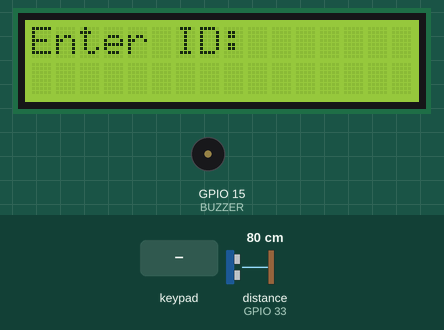
Simulated run of this sketch. Board: ESP32. Parts: 16×2 character LCD, buzzer (waves = sounding, pin HIGH). The inputs (shaded band) are chosen by the test bench; at power-on: distance to the obstacle (sensor on GPIO 33) 80 cm. The echo pulse lasts 58.3 µs per cm; EEPROM starts erased; pins used as bus, display or sensor lines are not drawn.

Above: at 3.2 s.
3.3 s: keypad keys 1 2 3 4 5 6 7 8 # pressed 0.4 s apart
At 7.6 s:
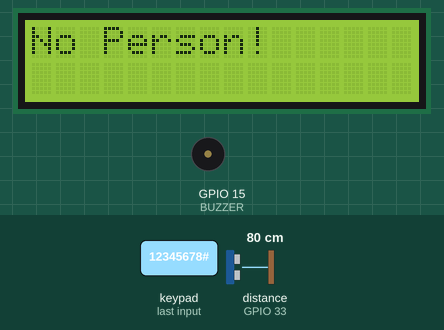
8.4 s: key '*' pressed
At 9.7 s:
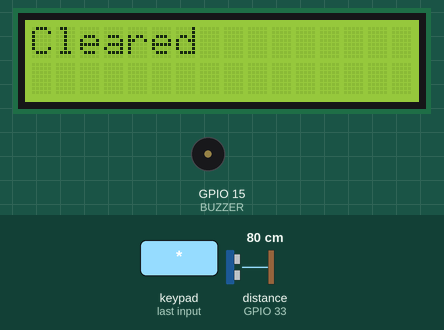
11.4 s: key '1' pressed
At 12.6 s:
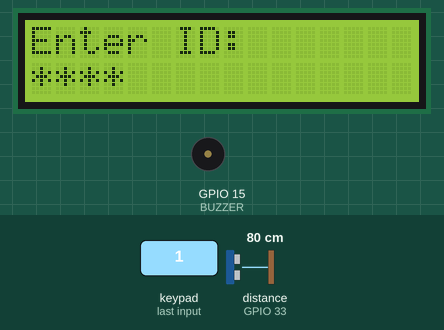
12.9 s: key '#' pressed
At 13.3 s:
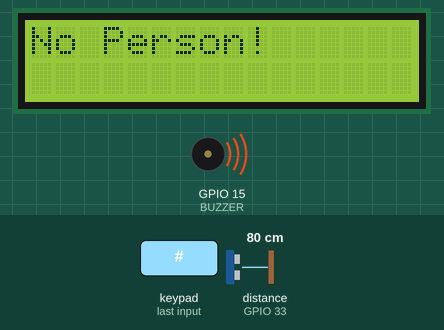
Timing chart, 0 to 15.9 s (numbered marks = the images above; inputs shaded):
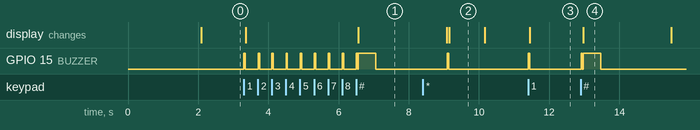

The sketch:

Attendance.ino
```cpp
#include <Wire.h>
#include <LiquidCrystal_I2C.h>
#include <Keypad.h>
#include <WiFi.h>
#include <WebServer.h>
#include <Preferences.h>

#define BUZZER 15
#define TRIG 32
#define ECHO 33

// WiFi AP credentials
const char* ssid = "ESP32-Attendance";
const char* password = "12345678";

// LCD
LiquidCrystal_I2C lcd(0x27, 16, 2);

// Flash memory
Preferences prefs;

// Web server
WebServer server(80);

// Keypad setup
const byte ROWS = 4;
const byte COLS = 4;

char keys[ROWS][COLS] = {
  {'1','2','3','A'},
  {'4','5','6','B'},
  {'7','8','9','C'},
  {'*','0','#','D'}
};

byte rowPins[ROWS] = {18, 5, 4, 25};
byte colPins[COLS] = {16, 17, 26, 27};

Keypad keypad(makeKeymap(keys), rowPins, colPins, ROWS, COLS);

// IDs
String validIDs[] = {"1234", "2345", "3456"};
const int studentCount = 3;

String input = "";
int totalCount = 0;

// ------------------ FUNCTIONS ------------------

void beep(int t) {
  digitalWrite(BUZZER, HIGH);
  delay(t);
  digitalWrite(BUZZER, LOW);
}

long getDistance() {
  digitalWrite(TRIG, LOW);
  delayMicroseconds(2);
  digitalWrite(TRIG, HIGH);
  delayMicroseconds(10);
  digitalWrite(TRIG, LOW);
  return pulseIn(ECHO, HIGH, 30000) * 0.034 / 2;
}

// Web page
void handleRoot() {
  String page = "<h2>Attendance Dashboard</h2>";
  page += "<p>Total Present: " + String(totalCount) + "</p><hr>";

  for (int i = 0; i < studentCount; i++) {
    page += validIDs[i] + " : ";
    page += prefs.getBool(validIDs[i].c_str(), false) ? "Present<br>" : "Absent<br>";
  }

  server.send(200, "text/html", page);
}

// ------------------ SETUP ------------------

void setup() {
  pinMode(BUZZER, OUTPUT);
  pinMode(TRIG, OUTPUT);
  pinMode(ECHO, INPUT);

  Wire.begin(23, 19);
  lcd.init();
  lcd.backlight();

  prefs.begin("attendance", false);
  totalCount = prefs.getInt("count", 0);

  WiFi.softAP(ssid, password);
  server.on("/", handleRoot);
  server.begin();

  lcd.print("Smart Attendance");
  delay(2000);
  lcd.clear();
  lcd.print("Enter ID:");
}

// ------------------ LOOP ------------------

void loop() {
  server.handleClient();

  char key = keypad.getKey();
  if (!key) return;

  beep(40);

  // SUBMIT
  if (key == '#') {
    lcd.clear();

    // 🔐 ADMIN RESET (FIXED)
    if (input == "0000") {
      prefs.clear();
      prefs.putInt("count", 0);
      totalCount = 0;

      lcd.print("Memory Cleared");
      beep(600);
      delay(2000);

      input = "";
      lcd.clear();
      lcd.print("Enter ID:");
      return;
    }

    // 👤 ANTI-PROXY CHECK
    long dist = getDistance();
    if (dist > 40 || dist == 0) {
      lcd.print("No Person!");
      beep(500);
    }
    else {
      bool valid = false;

      for (int i = 0; i < studentCount; i++) {
        if (input == validIDs[i]) {
          valid = true;

          if (!prefs.getBool(input.c_str(), false)) {
            prefs.putBool(input.c_str(), true);
            totalCount++;
            prefs.putInt("count", totalCount);

            lcd.print("Attendance OK");
            beep(200);
          }
          else {
            lcd.print("Already Marked");
            beep(300);
          }
        }
      }

      if (!valid) {
        lcd.print("Invalid ID");
        beep(400);
      }
    }

    delay(2000);
    input = "";
    lcd.clear();
    lcd.print("Enter ID:");
  }

  // CLEAR INPUT
  else if (key == '*') {
    input = "";
    lcd.clear();
    lcd.print("Cleared");
    delay(1000);
    lcd.clear();
    lcd.print("Enter ID:");
  }

  // DIGITS
  else {
    input += key;
    lcd.setCursor(0, 1);
    lcd.print("****");
  }
}
```

Measured:
- after the input at 3.3 s, GPIO 15 (BUZZER): goes 8 × (HIGH 0.04 s, LOW 0.36 s), HIGH 0.04 s, LOW 0.02 s, HIGH 0.50 s, then LOW, starting at once; the display: first changes after 0.05 s (image 1 shows a later state)
- after the input at 8.4 s, GPIO 15 (BUZZER): LOW → HIGH after 0.70 s, → LOW 0.04 s later; the display: first differs from a run without the input after 0.75 s (image 2)
- after the input at 11.4 s, GPIO 15 (BUZZER): LOW → HIGH at once, → LOW 0.04 s later; the display: changes after 0.05 s (image 3)
- after the input at 12.9 s, GPIO 15 (BUZZER): LOW → HIGH at once, → LOW 0.04 s later, → HIGH 0.02 s later, → LOW 0.50 s later; the display: changes after 0.07 s (image 4)
- what the display in image 2 shows lasts 1.1 s, from 9.1 s to 10.2 s
